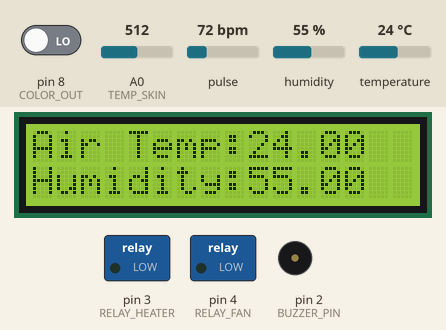
This sketch was run on a simulated Arduino Uno, built with avr-gcc and run on an emulated ATmega328P. Shown: 16×2 character LCD, switched loads named in the sketch (green lamp = pin HIGH), buzzer (waves = sounding, pin HIGH). Inputs (shaded band) come from the test bench; at power-on: A0 (TEMP_SKIN) = 512, humidity 55 %, temperature 24 °C, pin 8 (COLOR_OUT) LOW, pulse 72 bpm. The modem accepts every AT command (registered, SIM ready, sends succeed) and sends nothing else; pins used as bus, display or sensor lines are not drawn; what the sketch prints to the serial monitor is not drawn.

Above: at 5.2 s.
5.3 s: A0 (TEMP_SKIN) set to 622
At 8.8 s:
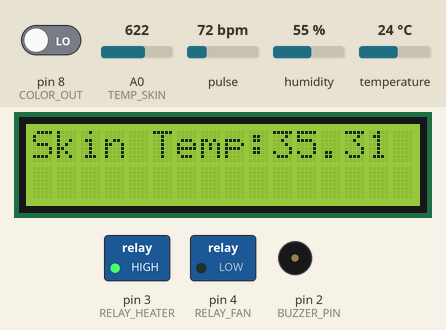
14.8 s: A0 (TEMP_SKIN) set to 638
At 22.9 s:
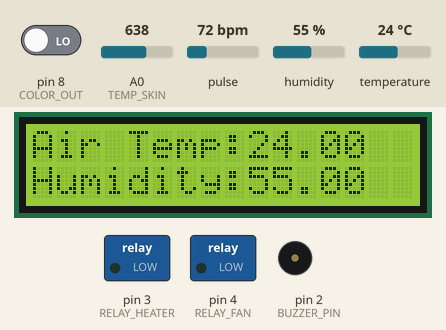
23.2 s: humidity set to 59 %
32.7 s: humidity set to 62 %
At 40.2 s:
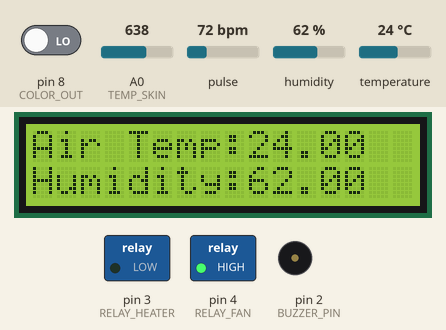
40.6 s: A0 (TEMP_SKIN) set to 540
At 46.8 s:
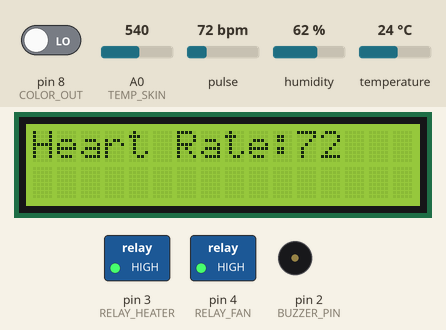
50.1 s: temperature set to 12 °C
At 57.2 s:
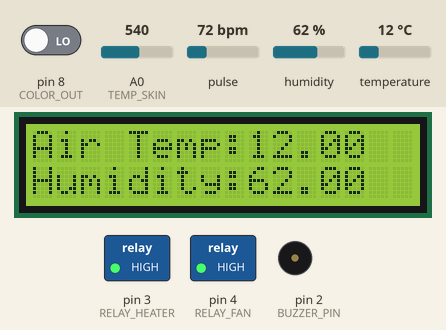
Timing chart, 0 to 58.7 s (numbered marks = the images above; inputs shaded):
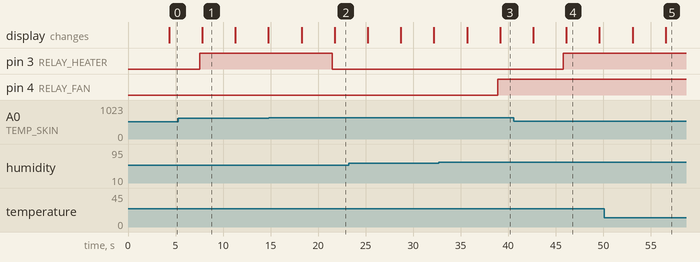

Measured:
- the behaviour switches between 628 and 629 on A0 (TEMP_SKIN) (found by bisection; images 1 and 2)
- the behaviour switches between 60 and 61 % on humidity (found by bisection; images 2 and 3)
- after the input at 14.8 s, pin 3 (RELAY_HEATER): HIGH → LOW after 6.7 s
- after the input at 32.7 s, pin 4 (RELAY_FAN): LOW → HIGH after 6.2 s
- after the input at 40.6 s, pin 3 (RELAY_HEATER): LOW → HIGH after 5.2 s
- what the display in image 1 shows lasts 3.5 s, from 7.8 s to 11.3 s

The sketch:

main.ino
```cpp
#include <Arduino.h>

#include <DHT.h>
#define USE_ARDUINO_INTERRUPTS true
//#include <ESP8266WiFi.h>
#include <SoftwareSerial.h>

// includes
#include <PulseSensorPlayground.h>
// DHT sensor library
#include <math.h>
#include <LiquidCrystal.h>

// Debug mode (print out stuff)
/*
0- No debug
1- Debug
2 - Debug esp wifi
*/

#define DEBUG_MODE 2

// Wifi credentials
const char *ssid = "gaafer 2.4";
const char *password = "01027099005";

// Google sheet id
String GOOGLE_SHEET_ID = "";

// Pin definitions
// #define COLOR_0 8 // Module pins wiring
// #define COLOR_1 9
#define COLOR_2 6
#define COLOR_3 7
#define COLOR_OUT 8
int redfrequency = 0;
int greenfrequency = 0;
int bluefrequency = 0;

int data = 0; // This is where we're going to stock our values

#define LCD_D4 A2
#define LCD_D5 A3
#define LCD_D6 A4
#define LCD_D7 A5
#define LCD_E 9
#define LCD_RW 12
#define LCD_RS 13
#define MAX_SLIDES 4
int slideNumber = 0;

#define BUZZER_PIN 2
#define RELAY_HEATER 3
#define RELAY_FAN 4
#define DHT_PIN 5
#define DHT_TYPE DHT11
#define ESP_TX_PIN 11
#define ESP_RX_PIN 10

#define TEMP_SKIN A0
//#define HEART_RATE A1
#define TEMP_SKIN_THRESHOLD_L 36
#define TEMP_SKIN_THRESHOLD_H 38
#define HM_THRESHOLD 60
#define TEMP_AIR_THRESHOLD_H 35
#define TEMP_AIR_THRESHOLD_L 25
#define HEART_RATE_THRESHOLD 120

// no of main loops before jaundice detection
#define JAUNDICE_THRESHOLD 10

/*
ALARM CODE GUIDE
1 - High temperature
2 - Low temperature
3 - High heart rate
4 - Low heart rate
5 - High humidity
6 - Low humidity
7 - High air temperature
8 - Low air temperature
9 - Sensor error
404 - baby kidnapped
*/

int alarmState = 0;
int alarmCounter = 0;
uint32_t countJaundice = 0;

int currentAlarmMillis = millis();
int currentMillis = millis();
int previousMillis = 0;
#define BUZ_INTERVAL_MS 500

DHT dht(DHT_PIN, DHT_TYPE);

PulseSensorPlayground pulseSensor;
const int OUTPUT_TYPE = SERIAL_PLOTTER;

const int PULSE_INPUT = A1;
// const int PULSE_BLINK = LED_BUILTIN;
// const int PULSE_FADE = 13;
const int THRESHOLD = 550; // Adjust this number to avoid noise when idle
                           // Configure the PulseSensor manager.

LiquidCrystal lcd(LCD_RS, LCD_RW, LCD_E, LCD_D4, LCD_D5, LCD_D6, LCD_D7);

SoftwareSerial ESP8266(ESP_RX_PIN, ESP_TX_PIN); // RX,TX

void setup()
{

  Serial.begin(9600);

  // init lcd and test
  lcd.begin(16, 2);
  lcd.setCursor(0, 0);
  lcd.print("Loading..");

  // init hardware actuator pins
  pinMode(RELAY_HEATER, OUTPUT);
  pinMode(RELAY_FAN, OUTPUT);
  pinMode(BUZZER_PIN, OUTPUT);

  // Initialize the PulseSensor object
  pulseSensor.analogInput(PULSE_INPUT);
  // pulseSensor.blinkOnPulse(PULSE_BLINK);
  // pulseSensor.fadeOnPulse(PULSE_FADE);

  pulseSensor.setSerial(Serial);
  pulseSensor.setOutputType(OUTPUT_TYPE);
  pulseSensor.setThreshold(THRESHOLD);

  // Double-check the "pulseSensor" object was created and "began" seeing a signal.
  if (pulseSensor.begin())
  {
    Serial.println("We created a pulseSensor Object !"); // This prints one time at Arduino power-up,  or on Arduino reset.
  }

  // pinMode(COLOR_0, OUTPUT);
  // pinMode(COLOR_1, OUTPUT);
  pinMode(COLOR_2, OUTPUT);
  pinMode(COLOR_3, OUTPUT);
  pinMode(COLOR_OUT, INPUT);

  // Done in hardware
  //  digitalWrite(COLOR_0, HIGH); // Putting S0/S1 on HIGH/HIGH levels means the output frequency scalling is at 100% (recommended)
  //  digitalWrite(COLOR_1, HIGH);

  // Init the DHT11 sensor
  Serial.println("DHT Started");
  dht.begin();

  // Start the software serial for communication with the ESP8266
  ESP8266.begin(115200); // this assumes default baud rate is used by the module

  Serial.println("");
  Serial.println("Ready");

  Serial.println("Establishing connection type…");
  ESP8266.println("AT+CIPMUX=1");
  delay(1000);
  Serial.println("Setting WiFI mode…");
  ESP8266.println("AT+CWMODE=3");
  delay(1000);
  Serial.println("Connecting to WiFi");
  ESP8266.println("\"zeyad\", \"123456789\""); // insert your own SSID and password here
  delay(1000);
  Serial.println("Establishing TCP connection");
  ESP8266.println("\"AT+CIPSTART=0\",\"TCP\",\"www.teachmemicro.com\",\"80\"");
  delay(1000);
}

void loop()
{
  delay(200);

  // alarm block
  if (alarmState >= 1)
  {
    // blink without delay using micros
    unsigned long currentAlarmMillis = millis();
    int state = digitalRead(BUZZER_PIN);

    if (currentAlarmMillis - previousMillis >= BUZ_INTERVAL_MS)
    {
      previousMillis = currentAlarmMillis;

      if (state == LOW)
        state = HIGH;
      else
        state = LOW;

      digitalWrite(BUZZER_PIN, state);
    }
  }
  else
  {
    digitalWrite(BUZZER_PIN, LOW);
  }

  // end alarm block

  // display lcd block
  lcdSlidesLoop();

  // thermistor skin read
  float tempSkinReading = thermistorRead();
#if DEBUG_MODE == 1
  Serial.println();
  Serial.println("Temp skin: ");
  Serial.println(tempSkinReading);
#endif

  // temperature and humidity air read
  float h = dht.readHumidity();
  float t = dht.readTemperature();
#if DEBUG_MODE == 1
  Serial.println("Temp air: ");
  Serial.println(t);
  Serial.println("Humidity air: ");
  Serial.println(h);
#endif

  if (isnan(tempSkinReading) || isnan(h) || isnan(t))
  {
    alarmCounter++;
    // debouncing alarm
    if (alarmCounter > 10)
    {
      Serial.println("Sensor failure!");
      alarmState = 9;
    }
    // return;
  }
  else
  {
    alarmState = 0;
    alarmCounter = 0;
  }

  // heart rate read
#if DEBUG_MODE == 1
  Serial.println("Reading Pulse");
  // Serial.println(analogRead(PULSE_INPUT));
  Serial.println(pulseSensor.getBeatsPerMinute());
#endif
  /*
     If a beat has happened since we last checked,
     write the per-beat information to Serial.
   */
  if (pulseSensor.sawStartOfBeat())
  {
    pulseSensor.outputBeat();
  }

// color read
#if DEBUG_MODE == 1
  Serial.println("Color:");
#endif
  // Serial.println(getColor());
  colorLoop();

  // lcd print?

  // heater and fan control

  if (tempSkinReading > TEMP_SKIN_THRESHOLD_H)
  {
    digitalWrite(RELAY_HEATER, LOW);
  }
  else if (tempSkinReading < TEMP_SKIN_THRESHOLD_L)
  {
    digitalWrite(RELAY_HEATER, HIGH);
  }
  else
  {
    digitalWrite(RELAY_HEATER, LOW);
  }

  if (h > HM_THRESHOLD or tempSkinReading > TEMP_SKIN_THRESHOLD_H)
  {
    digitalWrite(RELAY_FAN, HIGH);
  }
  else
  {
    digitalWrite(RELAY_FAN, LOW);
  }

  // if (tempSkinReading < TEMP_SKIN_THRESHOLD_L)
  // {
  //   digitalWrite(RELAY_HEATER, HIGH);
  //   digitalWrite(RELAY_FAN, LOW);
  // }
  // if (tempSkinReading > TEMP_SKIN_THRESHOLD_H || h > HM_THRESHOLD)
  // {
  //   digitalWrite(RELAY_HEATER, LOW);
  //   digitalWrite(RELAY_FAN, HIGH);
  // }
  // else
  // {
  //   digitalWrite(RELAY_HEATER, LOW);
  //   digitalWrite(RELAY_FAN, LOW);
  // }

  // if (h > HM_THRESHOLD)
  // {
  //   // TODO: fix fan electiricty
  //   digitalWrite(RELAY_FAN, HIGH);
  // }

  // google sheet post

#if DEBUG_MODE == 2
  // listen for communication from the ESP8266 and then write it to the serial monitor
  if (ESP8266.available())
  {
    Serial.write(ESP8266.read());
  }

  // listen for user input and send it to the ESP8266
  if (Serial.available())
  {
    ESP8266.write(Serial.read());
  }
  Serial.println("Sending out data…");
#endif

  ESP8266.println("AT+CIPSEND=0,16");
  ESP8266.println("AT+HTTPCLIENT=3,1,\"https://script.google.com/macros/s/AKfycbzPC5yj-H_a1P03F7VZIvknGoh-oZzunQiIb6jEi0q2gYw7maxfD7vtV8IcFv9WG4Ml/exec?heartrate=35&incubatortemp=25&infanttemp=35&humidity=5&juandice=1\",,,1");
  ESP8266.println();
  ESP8266.println();
  delay(20);
}

// thermistor module

int thermistor_adc_val;
float temp;
double output_voltage, thermistor_resistance, therm_res_ln, temperature;

float thermistorRead(void)
{
  thermistor_adc_val = analogRead(TEMP_SKIN);
  output_voltage = ((thermistor_adc_val * 5.0) / 1023.0);
  thermistor_resistance = ((5 * (10.0 / output_voltage)) - 10); /* Resistance in kilo ohms */
  thermistor_resistance = thermistor_resistance * 1000;         /* Resistance in ohms   */
  therm_res_ln = log(thermistor_resistance);
  temperature = (1 / (0.001129148 + (0.000234125 * therm_res_ln) + (0.0000000876741 * therm_res_ln * therm_res_ln * therm_res_ln))); /* Temperature in Kelvin */
  temperature = temperature - 273.15;
  return temperature;
}

void colorLoop()
{

  // Setting red filtered photodiodes to be read
  digitalWrite(COLOR_2, LOW);
  digitalWrite(COLOR_3, LOW);
  // Reading the output frequency
  redfrequency = pulseIn(COLOR_OUT, LOW);

  delay(100);
  // Setting Green filtered photodiodes to be read
  digitalWrite(COLOR_2, HIGH);
  digitalWrite(COLOR_3, HIGH);
  // Reading the output frequency
  greenfrequency = pulseIn(COLOR_OUT, LOW);
  // Printing the value on the serial monitor

  delay(100);
  // Setting Blue filtered photodiodes to be read
  digitalWrite(COLOR_2, LOW);
  digitalWrite(COLOR_3, HIGH);
  // Reading the output frequency
  bluefrequency = pulseIn(COLOR_OUT, LOW);
  // Printing the value on the serial monitor

  if (redfrequency > 25 && redfrequency < 77)
  {
#if DEBUG_MODE == 1
    Serial.println("RED COLOUR");
#endif
  }

  else if (bluefrequency > 25 && bluefrequency < 77)
  {
#if DEBUG_MODE == 1
    Serial.println("BLUE COLOUR");
#endif
  }
  else if (greenfrequency > 25 && greenfrequency < 77)

  {
#if DEBUG_MODE == 1
    Serial.println("GREEN COLOUR");
#endif
  }
  else if (redfrequency > 77 && redfrequency < 130)
  {
    countJaundice++;
#if DEBUG_MODE == 1
    Serial.println("YELLOW COLOUR");
#endif
  }
  else if (redfrequency > 130 && redfrequency < 180)
  {
    countJaundice++;
#if DEBUG_MODE == 1
    Serial.println("ORANGE COLOUR");
#endif
  }
  else if (redfrequency > 180 && redfrequency < 230)
  {
#if DEBUG_MODE == 1
    Serial.println("PINK COLOUR");
#endif
  }
  else if (redfrequency > 230 && redfrequency < 280)
  {
#if DEBUG_MODE == 1
    Serial.println("PURPLE COLOUR");
#endif
  }
  else if (redfrequency > 280 && redfrequency < 330)
  {
#if DEBUG_MODE == 1
    Serial.println("BROWN COLOUR");
#endif
  }
  else if (redfrequency > 330 && redfrequency < 380)
  {
#if DEBUG_MODE == 1
    Serial.println("WHITE COLOUR");
#endif
  }
  else
  {
#if DEBUG_MODE == 1
    Serial.println("NO COLOUR");
#endif
  }
}

void lcdSlidesLoop()
{
  // display slideshow block
  if (alarmState >= 1)
  {
    lcd.clear();
    lcd.setCursor(0, 0);
    lcd.print("ALARM");
    lcd.setCursor(0, 1);
    switch (alarmState)
    {
    case 1:
      lcd.print("HYPERTHERMIA");
      break;
    case 2:
      lcd.print("HYPOTHERMIA");
      break;
    case 3:
      lcd.print("TACHYCARDIA");
      break;
    case 4:
      lcd.print("BRADYCARDIA");
      break;
    case 5:
      lcd.print("HIGH HUMIDITY");
      break;
    case 6:
      lcd.print("LOW HUMIDITY");
      break;
    case 7:
      lcd.print("HIGH AIR TEMP");
      break;
    case 8:
      lcd.print("LOW AIR TEMP");
      break;
    case 9:
      lcd.print("SENSOR ERROR");
      break;

    default:
      break;
    }
    lcd.print("CHECK SENSOR");
  }
  else
  {
    // check if 1000 millis passed since last check
    if (millis() - currentMillis >= 2000)
    {
      currentMillis = millis();
      if (slideNumber == MAX_SLIDES)
      {
        slideNumber = 0;
        lcd.begin(16, 2);
      }
      else
      {
        switch (slideNumber)
        {
        case 0:
          // display dht air temp and humidity
          lcd.clear();
          lcd.setCursor(0, 0);
          lcd.print("Air Temp:");
          lcd.print(dht.readTemperature());
          lcd.setCursor(0, 1);
          lcd.print("Humidity:");
          lcd.print(dht.readHumidity());

          break;
        case 1:
          // display skin temp
          lcd.clear();
          lcd.setCursor(0, 0);
          lcd.print("Skin Temp:");
          lcd.print(thermistorRead());
          break;

        case 2:
          // display heart rate
          lcd.clear();
          lcd.setCursor(0, 0);
          lcd.print("Heart Rate:");
          lcd.print(pulseSensor.getBeatsPerMinute());

          break;
        case 3: // display is jaundiced?
          lcd.clear();
          lcd.setCursor(0, 0);
          lcd.print("Jaundice:");
          if (countJaundice > JAUNDICE_THRESHOLD)
          {
            lcd.print("YES");
          }
          else
          {
            lcd.print("NO");
          }

          break;

        default:
          break;
        }

        slideNumber++;
      }
    }
  }
}
```
